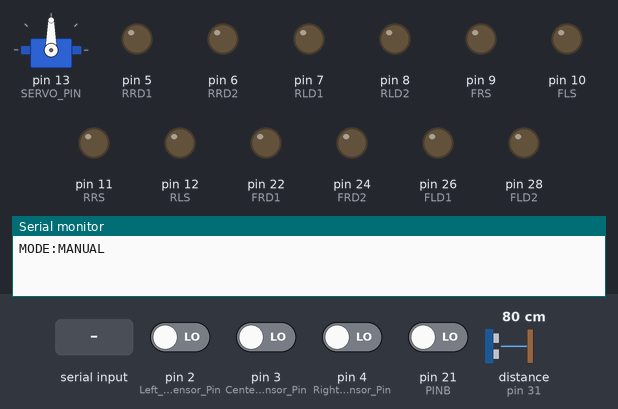
Simulated run of this program. Board: Arduino Mega 2560, built with avr-gcc and run on an emulated ATmega2560. On the bench: servo, output pins drawn as LEDs (lit = HIGH), the last lines printed to the serial monitor. The test bench sets the inputs (shaded band); at power-on: pin 2 (Left_PR_sensor_Pin), pin 3 (Center_PR_sensor_Pin), pin 4 (Right_PR_sensor_Pin), pin 21 (PINB) LOW, distance to the obstacle (sensor on pin 31) 80 cm. The echo pulse lasts 58.3 µs per cm; pins used as bus, display or sensor lines are not drawn.

Above: at 1.2 s.
1.3 s: "t\n" received over Serial
At 2.6 s:
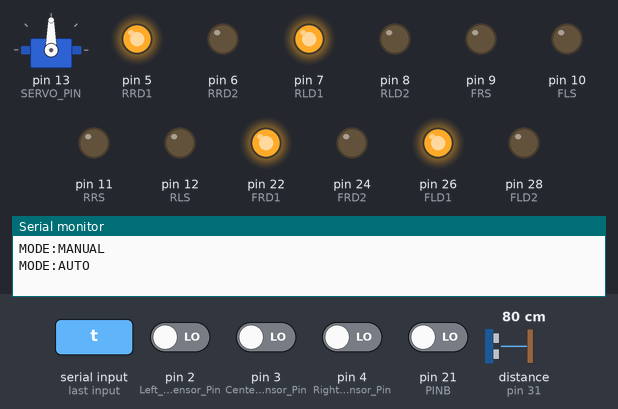
2.9 s: pin 2 (Left_PR_sensor_Pin) driven HIGH
At 4.1 s:
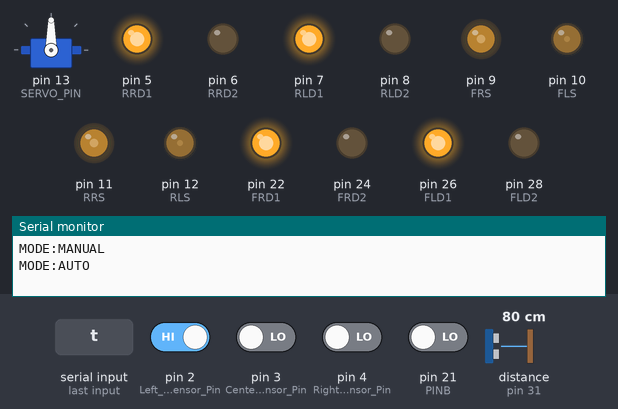
4.4 s: pin 3 (Center_PR_sensor_Pin) driven HIGH
At 5.6 s:
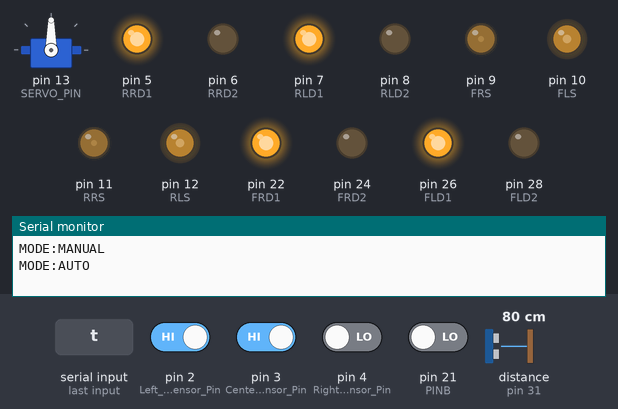
5.9 s: pin 4 (Right_PR_sensor_Pin) driven HIGH
At 7.1 s:
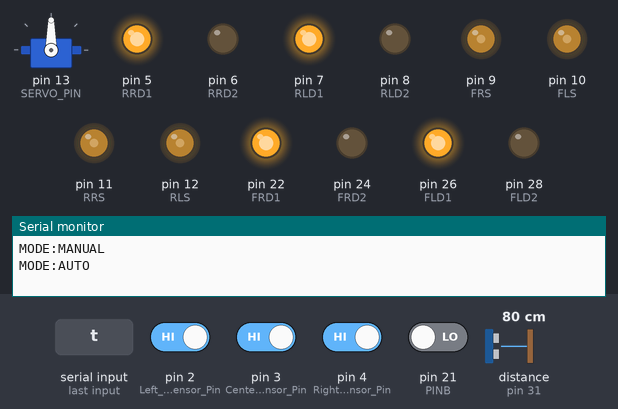
7.4 s: byte 97 ('a') received over Serial
At 7.6 s:
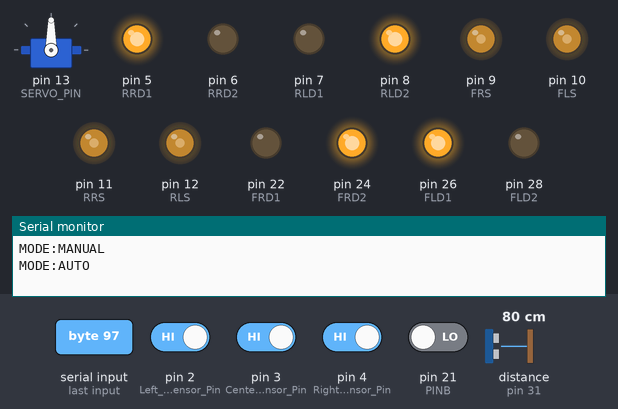
9.3 s: byte 100 ('d') received over Serial
At 9.5 s:
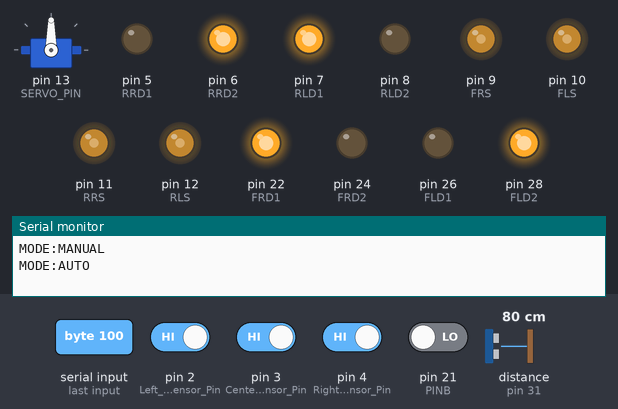
Timing chart, 0 to 12.2 s (numbered marks = the images above; inputs shaded):
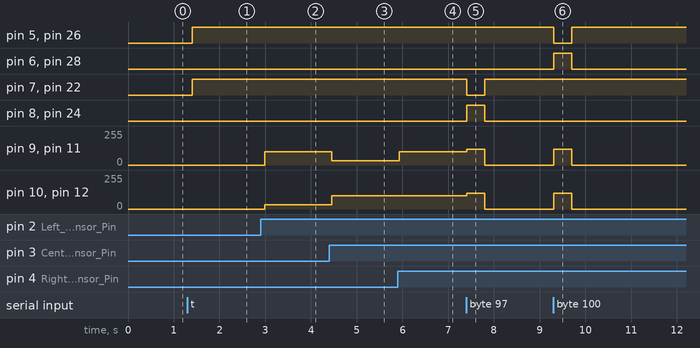

The program:

main.cpp
```cpp
#include <Arduino.h>
#include "move.h"
#include "sensors.h"
#include "functions.h"

void setup() {
  initMotors();
  initSensors();
  Serial.begin(9600);
  initializeControl();
}

void loop() {
  gameControl();
  if (!isManualControl()) {
    const bool obstacleDetected = hasObstacle(15);
    bool autoStopped = obstacleDetected;
    if (obstacleDetected) {
      move(0, 0);
    } else {
      autoStopped = !moveAlongLine();
    }
    updateAutoStopTimeout(autoStopped);
  }
  delay(100);
}
```

functions.h
```cpp
#pragma once

bool isManualControl();
void initializeControl();
bool moveAlongLine();
bool hasObstacle(int thresholdDistance = 10);
void gameControl();
void updateAutoStopTimeout(bool isStopped);
```

move.h
```cpp
#pragma once

void initMotors();
// speed: 0..255; direction: 0 forward, 1 left, 2 right, 3 backward,
// 4 left forward, 5 right forward, 6 left backward, 7 right backward.
void move(int speed, int direction);
void runMovementDemo();
void listenKeys();
void moveWithKeys();
```

sensors.h
```cpp
#pragma once

struct ReflectorReadings {
  int left;
  int center;
  int right;
};

void initSensors();
void setServo(int angle);
ReflectorReadings readReflectors();
void printReflectorReadings();
void printUltrasonicDistance();
int getUltrasonicDistance();
// Call every loop; prints PR readings every 200 ms without blocking.
void updateSensors();
```

functions.cpp
```cpp
#include <Arduino.h>
#include "sensors.h"
#include "move.h"

namespace {
  static unsigned long lastCmdTime = 0;
  static bool manualTimeoutActive = false;
  static unsigned long autoStoppedSince = 0;
  static bool autoStoppedTimeoutActive = false;
  const unsigned long CMD_TIMEOUT = 350;
  const unsigned long AUTO_STOP_TIMEOUT = 5000;
  volatile bool isManual = true;

  void setManualMove(int direction) {
    isManual = true;
    move(120, direction);
    lastCmdTime = millis();
    manualTimeoutActive = true;
  }

  void reportControlMode() {
    Serial.print("MODE:");
    Serial.println(isManual ? "MANUAL" : "AUTO");
  }
}

bool isManualControl() {
  return isManual;
}

void initializeControl() {
  reportControlMode();
}

bool moveAlongLine() {
  const ReflectorReadings readings = readReflectors();
  if (readings.center == 1 && readings.left == 1 && readings.right == 1) {
    move(100, 0); // Forward
  } else if (readings.center == 1 && readings.left == 1 && readings.right == 0) {
    move(100, 5); // Forward Right
  } else if (readings.center == 1 && readings.left == 0 && readings.right == 1) {
    move(100, 4); // Forward Left
  } else if (readings.center == 0 && readings.left == 1 && readings.right == 1) {
    move(100, 0); // Forward
  } else if (readings.center == 0 && readings.left == 1 && readings.right == 0) {
    move(100, 4); // Forward Left
  } else if (readings.center == 0 && readings.left == 0 && readings.right == 1) {
    move(100, 5); // Forward Right
  } else if (readings.center == 1 && readings.left == 0 && readings.right == 0) {
    move(100, 0); // Forward
  }
  else {
    move(0, 0); // Stop
    return false;
  }
  return true;
}

bool hasObstacle(int thresholdDistance = 10) {
    int distance = getUltrasonicDistance();
    if (distance < thresholdDistance) { // If an obstacle is detected within the threshold distance
        return true;
    }
    return false;
}

void gameControl(){
  while (Serial.available() > 0) {
    char key = Serial.read();
    switch (key) {
      case 't': case 'T':
        isManual = !isManual;
        lastCmdTime = 0;
        manualTimeoutActive = false;
        autoStoppedSince = 0;
        autoStoppedTimeoutActive = false;
        move(0, 0);
        reportControlMode();
        break;
      case 'w': case 'W': setManualMove(0); break; // Forward
      case 'a': case 'A': setManualMove(2); break; // Left
      case 'd': case 'D': setManualMove(1); break; // Right
      case 's': case 'S': setManualMove(3); break; // Backward
      case 'q': case 'Q': setManualMove(4); break; // Left Forward
      case 'e': case 'E': setManualMove(5); break; // Right Forward
      case 'c': case 'C': setManualMove(7); break; // Right Backward
      case 'z': case 'Z': setManualMove(6); break; // Left Backward
      case ' ': case 'x':
        move(0, 0);
        if (isManual) {
          lastCmdTime = millis();
          manualTimeoutActive = true;
        }
        break; // Stop
      default: break;
    }
  }

  // Stop if the controller heartbeat is lost, but stay in manual mode.
  if (isManual && manualTimeoutActive && (millis() - lastCmdTime > CMD_TIMEOUT)) {
    move(0, 0);
    lastCmdTime = 0;
    manualTimeoutActive = false;
  }
}

void updateAutoStopTimeout(bool isStopped) {
  if (isManual) {
    autoStoppedTimeoutActive = false;
    return;
  }

  if (!isStopped) {
    autoStoppedTimeoutActive = false;
    return;
  }

  const unsigned long now = millis();
  if (!autoStoppedTimeoutActive) {
    autoStoppedSince = now;
    autoStoppedTimeoutActive = true;
  } else if (now - autoStoppedSince >= AUTO_STOP_TIMEOUT) {
    move(0, 0);
    isManual = true;
    autoStoppedTimeoutActive = false;
    manualTimeoutActive = false;
    lastCmdTime = 0;
    Serial.println("EVENT:AUTO_STOP_TIMEOUT");
    reportControlMode();
  }
}
```

move.cpp
```cpp
#include <Arduino.h>
#include "move.h"

namespace {
#define FRS 9
#define FRD1 22
#define FRD2 24

#define FLS 10
#define FLD1 26
#define FLD2 28

#define RRS 11
#define RRD1 5
#define RRD2 6

#define RLS 12
#define RLD1 7
#define RLD2 8

#define PINA 20
#define PINB 21


volatile int angle = 0;

void setMotor(int speedPin, int d1Pin, int d2Pin, int speed, bool forward) {
  digitalWrite(d1Pin, forward ? HIGH : LOW);
  digitalWrite(d2Pin, forward ? LOW : HIGH);
  analogWrite(speedPin, speed);
}

void rotateA() {
  int b = digitalRead(PINB);
  if (b == HIGH) {
    angle++;
  } else {
    angle--;
  }
}

// namespace
}

void initMotors() {
  pinMode(FRS, OUTPUT); pinMode(FRD1, OUTPUT); pinMode(FRD2, OUTPUT);
  pinMode(FLS, OUTPUT); pinMode(FLD1, OUTPUT); pinMode(FLD2, OUTPUT);
  pinMode(RRS, OUTPUT); pinMode(RRD1, OUTPUT); pinMode(RRD2, OUTPUT);
  pinMode(RLS, OUTPUT); pinMode(RLD1, OUTPUT); pinMode(RLD2, OUTPUT);
  pinMode(PINA, INPUT); pinMode(PINB, INPUT);
  attachInterrupt(0, rotateA, RISING);
}

void listenKeys() {
  if (Serial.available() > 0) {
      char inChar = Serial.read();
      if (inChar == '\n' || inChar == '\r') return;
      Serial.println("Key pressed: " + String(inChar));
    }
}

void moveWithKeys() {
  if (Serial.available() > 0) {
      char inChar = Serial.read();
      if (inChar == '\n' || inChar == '\r') return;
      Serial.println("Key pressed: " + String(inChar));
      switch (inChar) {
        case 'w':
          move(100, 0); // Forward
          break;
        case 'a':
          move(100, 1); // Left
          break;
        case 'd':
          move(100, 2); // Right
          break;
        case 's':
          move(100, 3); // Backward
          break;
        case 'q':
          move(100, 4); // Left Forward
          break;
        case 'e':
          move(100, 5); // Right Forward
          break;
        default:
          move(0, 0); // Stop
          break;
      }
    }
}

void move(int speed, int direction) {
    // speed: analog
    // direction: 0, 1, 2, 3
    // 0: Forward
    // 1: Left
    // 2: Right
    // 3: Backward
    // 4: Left Forward
    // 5: Right Forward
    // 6: Left Backward
    // 7: Right Backward

  if (direction == 0) {
    setMotor(FRS, FRD1, FRD2, speed, true);
    setMotor(FLS, FLD1, FLD2, speed, true);
    setMotor(RRS, RRD1, RRD2, speed, true);
    setMotor(RLS, RLD1, RLD2, speed, true);
  } else if (direction == 1) {
    setMotor(FRS, FRD1, FRD2, speed, true);
    setMotor(FLS, FLD1, FLD2, speed, false);
    setMotor(RRS, RRD1, RRD2, speed, false);
    setMotor(RLS, RLD1, RLD2, speed, true);
  } else if (direction == 2) {
    setMotor(FRS, FRD1, FRD2, speed, false);
    setMotor(FLS, FLD1, FLD2, speed, true);
    setMotor(RRS, RRD1, RRD2, speed, true);
    setMotor(RLS, RLD1, RLD2, speed, false);
  } else if (direction == 3) {
    setMotor(FRS, FRD1, FRD2, speed, false);
    setMotor(FLS, FLD1, FLD2, speed, false);
    setMotor(RRS, RRD1, RRD2, speed, false);
    setMotor(RLS, RLD1, RLD2, speed, false);
  } else if (direction == 4) {
    setMotor(FRS, FRD1, FRD2, speed, true);
    setMotor(FLS, FLD1, FLD2, speed / 3, true);
    setMotor(RRS, RRD1, RRD2, speed, true);
    setMotor(RLS, RLD1, RLD2, speed / 3, true);
  } else if (direction == 5) {
    setMotor(FRS, FRD1, FRD2, speed / 3, true);
    setMotor(FLS, FLD1, FLD2, speed, true);
    setMotor(RRS, RRD1, RRD2, speed / 3, true);
    setMotor(RLS, RLD1, RLD2, speed, true);
  } else if (direction == 6) {
    setMotor(FRS, FRD1, FRD2, speed / 3, false);
    setMotor(FLS, FLD1, FLD2, speed, false);
    setMotor(RRS, RRD1, RRD2, speed / 3, false);
    setMotor(RLS, RLD1, RLD2, speed, false);
  } else if (direction == 7) {
    setMotor(FRS, FRD1, FRD2, speed, false);
    setMotor(FLS, FLD1, FLD2, speed / 3, false);
    setMotor(RRS, RRD1, RRD2, speed, false);
    setMotor(RLS, RLD1, RLD2, speed / 3, false);
  }
}

void runMovementDemo() {
  static const int directions[] = {0, 3, 1, 2};
  static unsigned long lastChange = 0;
  static unsigned int step = 0;
  static bool started = false;
  const unsigned long now = millis();

  if (!started) {
    started = true;
    lastChange = now;
    move(100, directions[step]);
  } else if (now - lastChange >= 3000UL) {
    lastChange = now;
    step = (step + 1) % 4;
    move(100, directions[step]);
  }
}
```

sensors.cpp
```cpp
#include <Arduino.h>
#include <Servo.h>
#include "sensors.h"

namespace {
constexpr int SERVO_PIN = 13;
constexpr int LOWER_LIMIT = 650;
constexpr int UPPER_LIMIT = 2800;
constexpr int US_Echo_PIN = 31;
constexpr int US_Trig_PIN = 30;
constexpr int Left_PR_sensor_Pin = 2;
constexpr int Center_PR_sensor_Pin = 3;
constexpr int Right_PR_sensor_Pin = 4;

Servo servo;
} // namespace

void initSensors() {
    servo.attach(SERVO_PIN, LOWER_LIMIT, UPPER_LIMIT);
    pinMode(US_Echo_PIN, INPUT);
    pinMode(US_Trig_PIN, OUTPUT);
    pinMode(Left_PR_sensor_Pin, INPUT);
    pinMode(Center_PR_sensor_Pin, INPUT);
    pinMode(Right_PR_sensor_Pin, INPUT);
}

void setServo(int angle) {
  servo.write(angle);
}

ReflectorReadings readReflectors() {
  return {
    digitalRead(Left_PR_sensor_Pin),
    digitalRead(Center_PR_sensor_Pin),
    digitalRead(Right_PR_sensor_Pin)
  };
}

void printReflectorReadings() {
  const ReflectorReadings readings = readReflectors();
  Serial.print("Left: "); Serial.print(readings.left);
  Serial.print(" Center: "); Serial.print(readings.center);
  Serial.print(" Right: "); Serial.println(readings.right);
}

void printUltrasonicDistance() {
  digitalWrite(US_Trig_PIN, LOW);
  delayMicroseconds(2);
  digitalWrite(US_Trig_PIN, HIGH);
  delayMicroseconds(10);
  digitalWrite(US_Trig_PIN, LOW);

  long duration = pulseIn(US_Echo_PIN, HIGH);
  long distance = duration * 0.034 / 2; // Convert to cm
  Serial.print("Distance: "); Serial.print(distance); Serial.println(" cm");
}

int getUltrasonicDistance() {
  digitalWrite(US_Trig_PIN, LOW);
  delayMicroseconds(2);
  digitalWrite(US_Trig_PIN, HIGH);
  delayMicroseconds(10);
  digitalWrite(US_Trig_PIN, LOW);

  long duration = pulseIn(US_Echo_PIN, HIGH);
  long distance = duration * 0.034 / 2; // Convert to cm
  return distance;
}

void updateSensors() {
  static unsigned long lastPrint = 0;
  static bool printed = false;
  const unsigned long now = millis();
  if (!printed || now - lastPrint >= 200UL) {
    printed = true;
    lastPrint = now;
    // printReflectorReadings();
  }
}
```

Measured:
- after the input at 1.3 s, pin 5 (RRD1), pin 7 (RLD1), pin 22 (FRD1), pin 26 (FLD1): LOW → HIGH after 0.10 s
- after the input at 2.9 s, pin 9 (FRS), pin 11 (RRS): 0/255 → 100/255 after 0.09 s; pin 10 (FLS), pin 12 (RLS): 0/255 → 33/255 after 0.09 s
- after the input at 4.4 s, pin 9 (FRS), pin 11 (RRS): 100/255 → 33/255 after 0.06 s; pin 10 (FLS), pin 12 (RLS): 33/255 → 100/255 after 0.06 s
- after the input at 5.9 s, pin 9 (FRS), pin 11 (RRS): 33/255 → 100/255 at once
- after the input at 7.4 s, pin 7 (RLD1), pin 22 (FRD1): HIGH → LOW at once, → HIGH 0.40 s later; pin 8 (RLD2), pin 24 (FRD2): LOW → HIGH at once, → LOW 0.40 s later; pin 9 (FRS), pin 10 (FLS), pin 11 (RRS), pin 12 (RLS): 100/255 → 120/255 at once, → 0/255 0.40 s later
- after the input at 9.3 s, pin 5 (RRD1), pin 26 (FLD1): HIGH → LOW at once, → HIGH 0.40 s later; pin 6 (RRD2), pin 28 (FLD2): LOW → HIGH at once, → LOW 0.40 s later; pin 9 (FRS), pin 10 (FLS), pin 11 (RRS), pin 12 (RLS): 0/255 → 120/255 at once, → 0/255 0.40 s later
